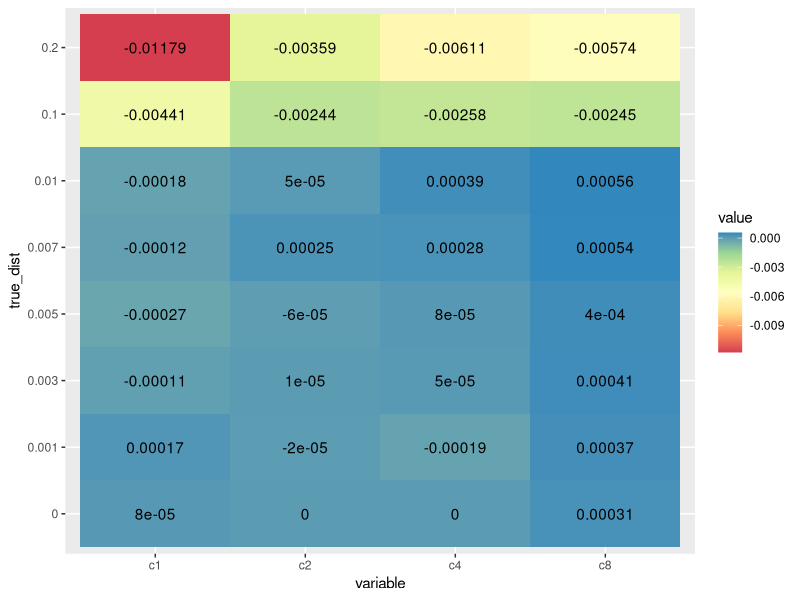

Write R code to recreate this figure.

library(data.table)
library(ggplot2)

setwd("~/Desktop/calab_data/code_bases/Skmer-2/R_skmer/")

skmer1_mtrx = fread("./skmer1_matrices/skmer1_nematode_skims_dist_mat.txt", header=TRUE)
genome_dists = skmer1_mtrx[1]

true_dist =  data.table(true_dist = c(0, 0.001, 0.003, 0.005, 0.007, 0.01, 0.1, 0.2), 
                               c1 = c(0, 0.001, 0.003, 0.005, 0.007, 0.01, 0.1, 0.2),
                               c2 = c(0, 0.001, 0.003, 0.005, 0.007, 0.01, 0.1, 0.2),
                               c4 = c(0, 0.001, 0.003, 0.005, 0.007, 0.01, 0.1, 0.2),
                               c8 = c(0, 0.001, 0.003, 0.005, 0.007, 0.01, 0.1, 0.2))
  
skmer1_dists = data.table(true_dist = c(0, 0.001, 0.003, 0.005, 0.007, 0.01, 0.1, 0.2), 
                          c1 = c(0, 0.001, 0.003, 0.005, 0.007, 0.01, 0.1, 0.2),
                          c2 = c(0, 0.001, 0.003, 0.005, 0.007, 0.01, 0.1, 0.2),
                          c4 = c(0, 0.001, 0.003, 0.005, 0.007, 0.01, 0.1, 0.2),
                          c8 = c(0, 0.001, 0.003, 0.005, 0.007, 0.01, 0.1, 0.2))

for (x in c(2:ncol(genome_dists))){
  name = names(genome_dists[,..x])
  name_split = strsplit(name, split = "_")
  t_d = name_split[[1]][2]
  t_d = ifelse(t_d=="genome", 0, t_d)
  cov = paste("c", name_split[[1]][3], sep = "")
  
  skmer1_dists[(true_dist == t_d), (cov) := genome_dists[,..x][[1]]]
}

skmer1_dists = skmer1_dists[,c(1,2,3,4,5)]
true_dist = true_dist[,c(1,2,3,4,5)]

error_matrix = skmer1_dists - true_dist
error_matrix$true_dist = c("0", "0.001", "0.003", "0.005", "0.007", "0.01", "0.1", "0.2")
error_melt = melt(error_matrix, id.vars = c("true_dist"))


ggplot(data = error_melt, aes(x = variable, y = true_dist, fill = value)) +
  geom_tile() + geom_text(aes(label=round(value, digits = 5))) +
  scale_fill_distiller(palette = "Spectral", direction=.5)


?scale_fill_distiller
